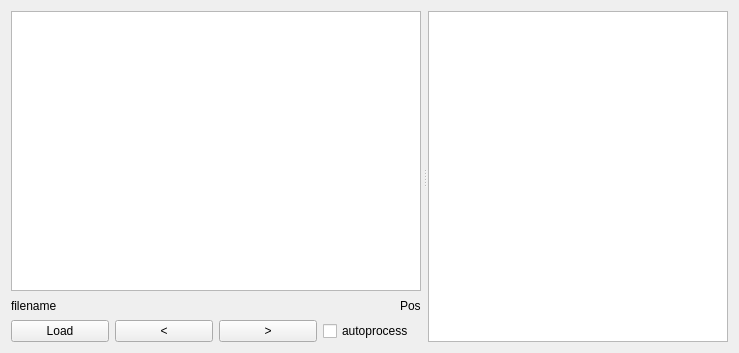
<?xml version="1.0" encoding="UTF-8"?>
<ui version="4.0">
 <class>XRS_widget</class>
 <widget class="QWidget" name="XRS_widget">
  <property name="geometry">
   <rect>
    <x>0</x>
    <y>0</y>
    <width>739</width>
    <height>353</height>
   </rect>
  </property>
  <property name="windowTitle">
   <string>Form</string>
  </property>
  <layout class="QHBoxLayout" name="horizontalLayout_3">
   <item>
    <widget class="QSplitter" name="splitter">
     <property name="orientation">
      <enum>Qt::Horizontal</enum>
     </property>
     <property name="handleWidth">
      <number>7</number>
     </property>
     <widget class="QWidget" name="layoutWidget">
      <layout class="QVBoxLayout" name="verticalLayout">
       <item>
        <widget class="GraphicsLayoutWidget" name="img_pg_layout">
         <property name="sizePolicy">
          <sizepolicy hsizetype="Expanding" vsizetype="Expanding">
           <horstretch>0</horstretch>
           <verstretch>0</verstretch>
          </sizepolicy>
         </property>
         <property name="minimumSize">
          <size>
           <width>200</width>
           <height>0</height>
          </size>
         </property>
         <property name="baseSize">
          <size>
           <width>300</width>
           <height>0</height>
          </size>
         </property>
         <property name="frameShape">
          <enum>QFrame::StyledPanel</enum>
         </property>
        </widget>
       </item>
       <item>
        <layout class="QHBoxLayout" name="horizontalLayout">
         <item>
          <widget class="QLabel" name="filename_lbl">
           <property name="text">
            <string>filename</string>
           </property>
          </widget>
         </item>
         <item>
          <spacer name="horizontalSpacer">
           <property name="orientation">
            <enum>Qt::Horizontal</enum>
           </property>
           <property name="sizeHint" stdset="0">
            <size>
             <width>10</width>
             <height>17</height>
            </size>
           </property>
          </spacer>
         </item>
         <item>
          <widget class="QLabel" name="pos_lbl">
           <property name="text">
            <string>Pos</string>
           </property>
          </widget>
         </item>
        </layout>
       </item>
       <item>
        <layout class="QHBoxLayout" name="horizontalLayout_2">
         <item>
          <widget class="QPushButton" name="load_file_btn">
           <property name="text">
            <string>Load</string>
           </property>
          </widget>
         </item>
         <item>
          <widget class="QPushButton" name="previous_file_btn">
           <property name="text">
            <string>&lt;</string>
           </property>
          </widget>
         </item>
         <item>
          <widget class="QPushButton" name="next_file_btn">
           <property name="text">
            <string>&gt;</string>
           </property>
          </widget>
         </item>
         <item>
          <widget class="QCheckBox" name="autoproces_cb">
           <property name="text">
            <string>autoprocess</string>
           </property>
          </widget>
         </item>
        </layout>
       </item>
      </layout>
     </widget>
     <widget class="PlotWidget" name="plot">
      <property name="sizeIncrement">
       <size>
        <width>1</width>
        <height>2</height>
       </size>
      </property>
      <property name="baseSize">
       <size>
        <width>300</width>
        <height>300</height>
       </size>
      </property>
      <property name="frameShape">
       <enum>QFrame::StyledPanel</enum>
      </property>
      <property name="frameShadow">
       <enum>QFrame::Sunken</enum>
      </property>
     </widget>
    </widget>
   </item>
  </layout>
 </widget>
 <customwidgets>
  <customwidget>
   <class>GraphicsLayoutWidget</class>
   <extends>QGraphicsView</extends>
   <header>pyqtgraph</header>
  </customwidget>
  <customwidget>
   <class>PlotWidget</class>
   <extends>QGraphicsView</extends>
   <header>pyqtgraph</header>
  </customwidget>
 </customwidgets>
 <resources/>
 <connections/>
</ui>
